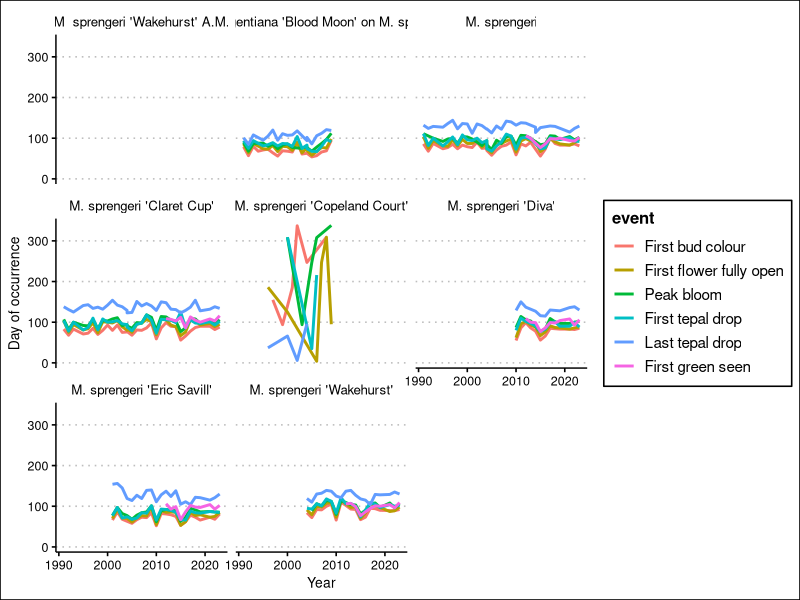
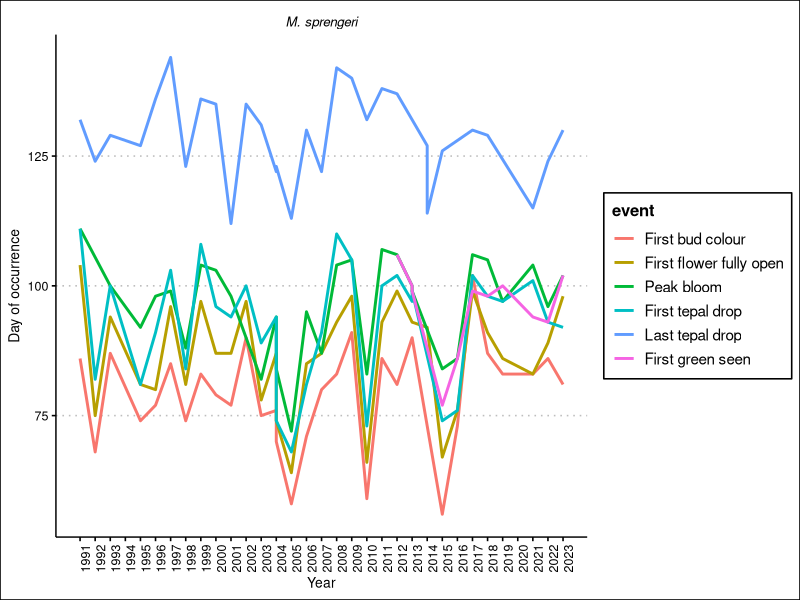

Recreate these plots in R, in order.
# <><><><><><><><><><><><><><><><><><><><><><><><><><><><><><><><><><><><><><><>
#     Started by Justin
#     9 April 2024
# 
#     Magnolia phenology cleaner analysis
# 
# <><><><><><><><><><><><><><><><><><><><><><><><><><><><><><><><><><><><><><><>
rm(list = ls())
library(tidyverse)
library(reshape2)
library(lubridate)
library(ggthemes)
library(viridis)

# Starting with Adriana's new data from 2010 to 2023
# 2020 and 2024 not included
d2010 <- read_csv("analyses/input/data2010.csv")
d2011 <- read_csv("analyses/input/data2011.csv")
d2012 <- read_csv("analyses/input/data2012.csv")
d2013 <- read_csv("analyses/input/data2013.csv")
d2014 <- read_csv("analyses/input/data2014.csv")
d2015 <- read_csv("analyses/input/data2015.csv")
d2016 <- read_csv("analyses/input/data2016.csv")
d2017 <- read_csv("analyses/input/data2017.csv")
d2018 <- read_csv("analyses/input/data2018.csv")
d2019 <- read_csv("analyses/input/data2019.csv")
# d2020 <- read_csv("analyses/input/data2020.csv")
d2021 <- read_csv("analyses/input/data2021.csv")
d2022 <- read_csv("analyses/input/data2022.csv")
d2023 <- read_csv("analyses/input/data2023.csv")

# bind_rows() indicates different data classes between each dataset, so make long format first and make all of the dates character class first.

# # I tried doing this with lapply but I'm so confused so I'll just do each one manually
# dlist <- list(d2010,d2011,d2012,d2013,d2014,d2015,d2016,d2017,d2018,d2019,d2021,d2022,d2023)
# clist <- c("d2010","d2011","d2012","d2013","d2014","d2015","d2016","d2017","d2018","d2019","d2021","d2022","d2023")
# 
# colnames <- c("Refno","Location","Name","FBD","FFFO","PB","FTD","LTD","FGS","AccessNo","Stat2024","Comments")
# dlist2 <- lapply(dlist, function(x){x<-setNames(x, colnames)})
# dlist3 <- lapply(dlist2, function(x) x %>% mutate_all(as.character))
# dlist4 <- lapply(dlist3, function(x){melt(dlist3[[x]], id.vars=c("Refno","Location","Name","AccessNo","Status2024","Comments"),var = "event")})

# as.character()
convertcols <- c("First bud colour",
                 "First flower fully open",
                 "Peak bloom",
                 "First tepal drop",
                 "Last tepal drop",
                 "First green seen")
d2010[convertcols] <- lapply(d2010[convertcols], as.character)
d2011[convertcols] <- lapply(d2011[convertcols], as.character)
d2012[convertcols] <- lapply(d2012[convertcols], as.character)
d2013[convertcols] <- lapply(d2013[convertcols], as.character)
d2014[convertcols] <- lapply(d2014[convertcols], as.character)
d2015[convertcols] <- lapply(d2015[convertcols], as.character)
d2016[convertcols] <- lapply(d2016[convertcols], as.character)
d2017[convertcols] <- lapply(d2017[convertcols], as.character)
d2018[convertcols] <- lapply(d2018[convertcols], as.character)
d2019[convertcols] <- lapply(d2019[convertcols], as.character)
d2021[convertcols] <- lapply(d2021[convertcols], as.character)
d2022[convertcols] <- lapply(d2022[convertcols], as.character)
d2023[convertcols] <- lapply(d2023[convertcols], as.character)

# melting
d2010 <- melt(d2010, id.vars=c("Ref. No.","Location","Name","Accession Number","Status in 2024","Comments"),
              var = "event")
d2011 <- melt(d2011, id.vars=c("Ref. No.","Location","Name","Accession Number","Status in 2024","Comments"),
              var = "event")
d2012 <- melt(d2012, id.vars=c("Ref. No.","Location","Name","Accession Number","Status in 2024","Comments"),
              var = "event")
d2013 <- melt(d2013, id.vars=c("Ref. No.","Location","Name","Accession Number","Status in 2024","Comments"),
              var = "event")
d2014 <- melt(d2014, id.vars=c("Ref. No.","Location","Name","Accession Number","Status in 2024","Comments"),
              var = "event")
d2015 <- melt(d2015, id.vars=c("Ref. No.","Location","Name","Accession Number","Status in 2024","Comments"),
              var = "event")
d2016 <- melt(d2016, id.vars=c("Ref. No.","Location","Name","Accession Number","Status in 2024","Comments"),
              var = "event")
d2017 <- melt(d2017, id.vars=c("Ref. No.","Location","Name","Accession Number","Status in 2024","Comments"),
              var = "event")
d2018 <- melt(d2018, id.vars=c("Ref. No.","Location","Name","Accession Number","Status in 2024","Comments"),
              var = "event")
d2019 <- melt(d2019, id.vars=c("Ref. No.","Location","Name","Accession Number","Status in 2024","Comments"),
              var = "event")
d2021 <- melt(d2021, id.vars=c("Ref. No.","Location","Name","Accession Number","Status in 2024","Comments"),
              var = "event")
d2022 <- melt(d2022, id.vars=c("Ref. No.","Location","Name","Accession Number","Status in 2024","Comments"),
              var = "event")
d2023 <- melt(d2023, id.vars=c("Ref. No.","Location","Name","Accession Number","Status in 2024","Comments"),
              var = "event")

dlong <- bind_rows(d2010, d2011, d2012, d2013, d2014,
               d2015, d2016, d2017, d2018, d2019,
               d2021, d2022, d2023)
dlong %>% filter(value == "XX")
dlong$value[which(dlong$value == "XX")] <- "NA"

dlong$value <- as.Date(dlong$value, format = "%Y-%m-%d")
ddate <- dlong %>%
  mutate(DOY = yday(value)) %>%
  filter(!is.na(value)) %>%
  select(-5,-6) %>%
  mutate(year = year(value))

# <><><><><><><><><><><><><><><><><><><><><><><><><><><><><><><><><><><><><><><>
# Applying the same treatment to the earlier Magnolia data from before
# OBJECTS:
#     ddate: 2010 to 2023 magnolia data cleaned

dinit <- read_csv("analyses/input/Magnolia Phenology Study to 2013.csv")

dinit2 <- dinit %>%
  select(-1, -c(12:16))

# Copeland court has weird stuff that needs to be sorted out separately
dinit3 <- dinit2 %>%
  filter(Name != "M. sprengeri 'Copeland Court'")
copeland <- dinit2 %>%
  filter(Name == "M. sprengeri 'Copeland Court'")
dinit3 <- dinit3 %>%
  mutate("First green seen" = NA)
dinit3[convertcols] <- lapply(dinit3[convertcols], as.character)

# Making long
dinitlong <- dinit3 %>%
  melt(id.vars=c("Ref. No.","Location","Name","Accession Number","year"),
   var = "event")

# Formatting to date
dinitdate <- dinitlong %>%
  mutate(value = dmy(value))
dinitdate$year <- year(dinitdate$value)

# Adding DOY and clearing NAs
dinitdate <- dinitdate %>%
  mutate(DOY = yday(value)) %>%
  filter(!is.na(value))

# Working on Copeland court now
copeland <- copeland %>%
  mutate("First green seen" = NA)
copeland[convertcols] <- lapply(copeland[convertcols], as.character)

# Adds years to the dates
copeland$"First bud colour" <- paste(copeland$year, copeland$"First bud colour", sep = "/")
copeland$"First flower fully open" <- paste(copeland$year, copeland$"First flower fully open", sep = "/")
copeland$"Peak bloom" <- paste(copeland$year, copeland$"Peak bloom", sep = "/")
copeland$"First tepal drop" <- paste(copeland$year, copeland$"First tepal drop", sep = "/")
copeland$"Last tepal drop" <- paste(copeland$year, copeland$"Last tepal drop", sep = "/")

# Making long
copelandlong <- copeland %>%
  melt(id.vars=c("Ref. No.","Location","Name","year","Accession Number"),
       var = "event")  

# Formatting to date
copelandlong <- copelandlong %>%
  filter(!grepl("/NA",value))
copelandlong$value <- as.Date(copelandlong$value, format = "%Y/%m/%d")

# Adding DOY and clearing NAs
copelanddate <- copelandlong %>%
  mutate(DOY = yday(value)) %>%
  filter(!is.na(value))

dinitbind <- bind_rows(dinitdate,copelanddate)

allbind <- bind_rows(ddate,dinitbind)

# Adriana says the plant in A2 which was once Magnolia sprengeri 'Copeland Court' is now called M. sprengeri 'Diva' with accession number 1982-0954.03
allbind$Name[which(allbind$Name == "M. sprengeri 'Copeland Court'" & allbind$Location == "A2")] <- "M. sprengeri 'Diva'"
# Seems like it didn't really affect anything actually...

# We also need to combine names that are the same, i.e. M. sprengeri = Magnolia sprengeri
unique(allbind$Name)
allbind$Name <- gsub("Magnolia", "M.", allbind$Name)

# <><><><><><><><><><><><><><><><><><><><><><><><><><><><><><><><><><><><><><><>
# Time for some simple visualization

sprengericult <- allbind %>%
  filter(grepl("sprengeri",Name))
sprengeri <- allbind %>%
  filter(Name == "M. sprengeri")


# # Saving the stuff here in markdown for later
# sprengeravg <- sprengeri %>%
#   group_by(year) %>%
#   summarize(bud.colour.avg = mean("First bud colour"),
#             anthesis.avg = mean("First flower fully open"),
#             peak.avg = mean("Peak bloom"),
#             tepalfirst.avg = mean("First tepal drop"),
#             tepallast.avg = mean("Last tepal drop"))
# 
# sprenger.long <- sprengeravg %>%
#   reshape2::melt(id.vars = "year",
#                  var = "event") %>%
#   mutate(species = "M. sprengeri")  %>%
#   drop_na(year)

sprengericult %>% ggplot(aes(x = year,
                         y = DOY,
                         colour = event)) +
  geom_line(linewidth = 1) +
  labs(x = "Year",
       y = "Day of occurrence") +
  theme_clean() +
  facet_wrap(Name ~ .)

sprengeri %>% ggplot(aes(x = year,
                             y = DOY,
                             colour = event)) +
  geom_line(linewidth = 1) +
  labs(x = "Year",
       y = "Day of occurrence") +
  theme_clean() +
  facet_wrap(Name ~ .) +
  scale_x_continuous(labels = c(1991:2023), breaks = c(1991:2023)) +
  theme(axis.text.x = element_text(angle = 90),
        strip.text.x = element_text(face = "italic"))
